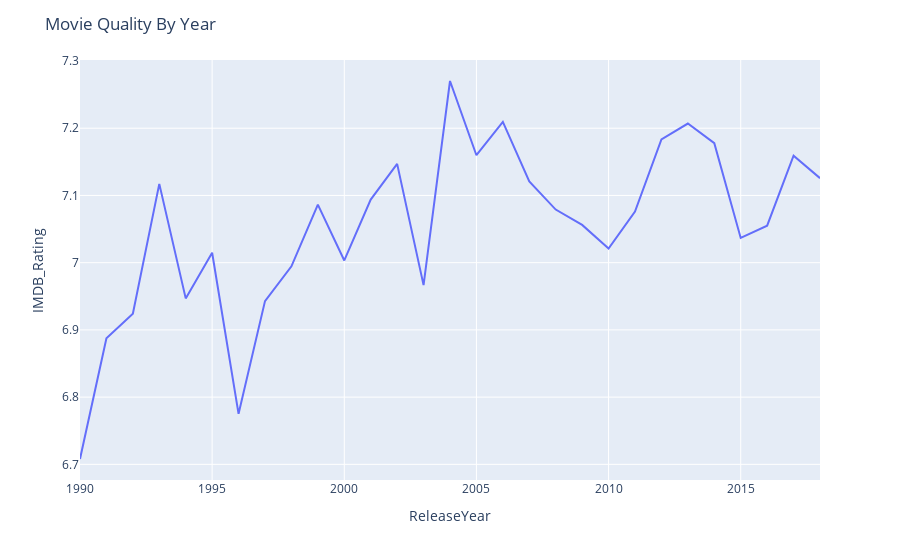

Write notebook code for a chart like this one.
### Code cell
#Plotting The Critics Rating By Year
Model_DF4 = Model_DF_Temp.groupby('ReleaseYear')['IMDB_Rating'].mean()
Model_DF4=Model_DF4.reset_index()
fig = px.line(Model_DF4, x='ReleaseYear', y='IMDB_Rating')
fig.update_layout(title_text='Movie Quality By Year')
fig.show()

### Figure 1 — Plotly figure (JSON) as saved in the notebook; plotly's stock layout.template omitted (floating-point values rounded to 4 significant figures)
{"data": [{"hovertemplate": "ReleaseYear=%{x}<br>IMDB_Rating=%{y}<extra></extra>", "legendgroup": "", "line": {"color": "#636efa", "dash": "solid"}, "mode": "lines", "name": "", "showlegend": false, "type": "scatter", "x": [1990, 1991, 1992, 1993, 1994, 1995, 1996, 1997, 1998, 1999, 2000, 2001, 2002, 2003, 2004, 2005, 2006, 2007, 2008, 2009, 2010, 2011, 2012, 2013, 2014, 2015, 2016, 2017, 2018], "xaxis": "x", "y": [6.708, 6.888, 6.924, 7.117, 6.947, 7.015, 6.775, 6.943, 6.995, 7.086, 7.003, 7.094, 7.147, 6.967, 7.27, 7.16, 7.209, 7.121, 7.079, 7.056, 7.021, 7.076, 7.183, 7.207, 7.178, 7.037, 7.055, 7.159, 7.126], "yaxis": "y"}], "layout": {"legend": {"tracegroupgap": 0}, "margin": {"t": 60}, "title": {"text": "Movie Quality By Year"}, "xaxis": {"anchor": "y", "domain": [0, 1], "title": {"text": "ReleaseYear"}}, "yaxis": {"anchor": "x", "domain": [0, 1], "title": {"text": "IMDB_Rating"}}}}
